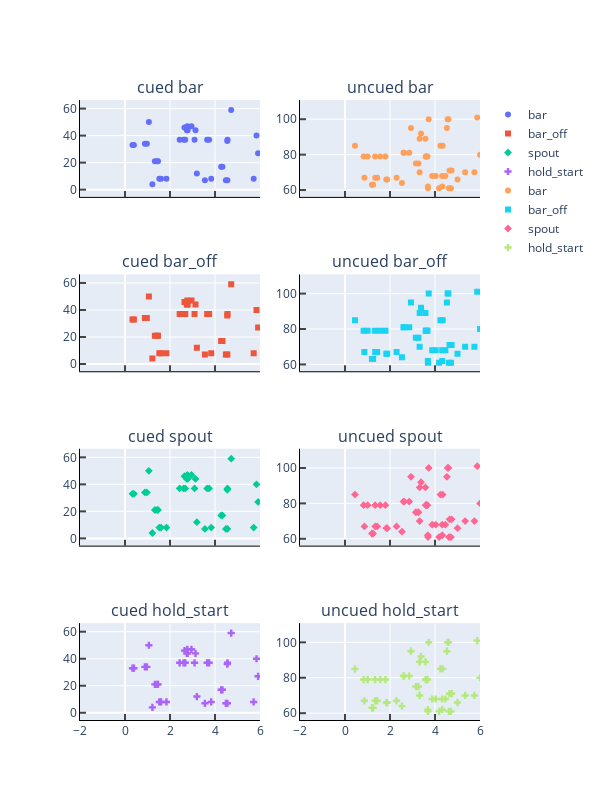

Notebook cell for this chart:
### Code cell
session.plot_trials()

### Figure 1 — Plotly figure (JSON) as saved in the notebook; plotly's stock layout.template omitted (floating-point values rounded to 4 significant figures; data arrays with more than 128 entries replaced by an {"elided": "..."} marker saying what was removed)
{"data": [{"marker": {"symbol": "circle"}, "mode": "markers", "name": "bar", "type": "scatter", "x": {"elided": "184 float values"}, "xaxis": "x", "y": {"elided": "184 int values"}, "yaxis": "y"}, {"marker": {"symbol": "square"}, "mode": "markers", "name": "bar_off", "type": "scatter", "x": {"elided": "184 float values"}, "xaxis": "x3", "y": {"elided": "184 int values"}, "yaxis": "y3"}, {"marker": {"symbol": "diamond"}, "mode": "markers", "name": "spout", "type": "scatter", "x": {"elided": "184 float values"}, "xaxis": "x5", "y": {"elided": "184 int values"}, "yaxis": "y5"}, {"marker": {"symbol": "cross"}, "mode": "markers", "name": "hold_start", "type": "scatter", "x": {"elided": "184 float values"}, "xaxis": "x7", "y": {"elided": "184 int values"}, "yaxis": "y7"}, {"marker": {"symbol": "circle"}, "mode": "markers", "name": "bar", "type": "scatter", "x": {"elided": "488 float values"}, "xaxis": "x2", "y": {"elided": "488 int values"}, "yaxis": "y2"}, {"marker": {"symbol": "square"}, "mode": "markers", "name": "bar_off", "type": "scatter", "x": {"elided": "488 float values"}, "xaxis": "x4", "y": {"elided": "488 int values"}, "yaxis": "y4"}, {"marker": {"symbol": "diamond"}, "mode": "markers", "name": "spout", "type": "scatter", "x": {"elided": "488 float values"}, "xaxis": "x6", "y": {"elided": "488 int values"}, "yaxis": "y6"}, {"marker": {"symbol": "cross"}, "mode": "markers", "name": "hold_start", "type": "scatter", "x": {"elided": "488 float values"}, "xaxis": "x8", "y": {"elided": "488 int values"}, "yaxis": "y8"}], "layout": {"annotations": [{"font": {"size": 16}, "showarrow": false, "text": "cued bar", "x": 0.225, "xanchor": "center", "xref": "paper", "y": 1, "yanchor": "bottom", "yref": "paper"}, {"font": {"size": 16}, "showarrow": false, "text": "uncued bar", "x": 0.775, "xanchor": "center", "xref": "paper", "y": 1, "yanchor": "bottom", "yref": "paper"}, {"font": {"size": 16}, "showarrow": false, "text": "cued bar_off", "x": 0.225, "xanchor": "center", "xref": "paper", "y": 0.7188, "yanchor": "bottom", "yref": "paper"}, {"font": {"size": 16}, "showarrow": false, "text": "uncued bar_off", "x": 0.775, "xanchor": "center", "xref": "paper", "y": 0.7188, "yanchor": "bottom", "yref": "paper"}, {"font": {"size": 16}, "showarrow": false, "text": "cued spout", "x": 0.225, "xanchor": "center", "xref": "paper", "y": 0.4375, "yanchor": "bottom", "yref": "paper"}, {"font": {"size": 16}, "showarrow": false, "text": "uncued spout", "x": 0.775, "xanchor": "center", "xref": "paper", "y": 0.4375, "yanchor": "bottom", "yref": "paper"}, {"font": {"size": 16}, "showarrow": false, "text": "cued hold_start", "x": 0.225, "xanchor": "center", "xref": "paper", "y": 0.1562, "yanchor": "bottom", "yref": "paper"}, {"font": {"size": 16}, "showarrow": false, "text": "uncued hold_start", "x": 0.775, "xanchor": "center", "xref": "paper", "y": 0.1562, "yanchor": "bottom", "yref": "paper"}], "height": 800, "width": 600, "xaxis": {"anchor": "y", "domain": [0, 0.45], "linecolor": "black", "matches": "x7", "range": [-2, 6], "showline": true, "showticklabels": false, "tickfont": {"size": 12}, "ticklen": 6, "ticks": "inside", "tickwidth": 2}, "xaxis2": {"anchor": "y2", "domain": [0.55, 1], "linecolor": "black", "matches": "x8", "range": [-2, 6], "showline": true, "showticklabels": false, "tickfont": {"size": 12}, "ticklen": 6, "ticks": "inside", "tickwidth": 2}, "xaxis3": {"anchor": "y3", "domain": [0, 0.45], "linecolor": "black", "matches": "x7", "range": [-2, 6], "showline": true, "showticklabels": false, "tickfont": {"size": 12}, "ticklen": 6, "ticks": "inside", "tickwidth": 2}, "xaxis4": {"anchor": "y4", "domain": [0.55, 1], "linecolor": "black", "matches": "x8", "range": [-2, 6], "showline": true, "showticklabels": false, "tickfont": {"size": 12}, "ticklen": 6, "ticks": "inside", "tickwidth": 2}, "xaxis5": {"anchor": "y5", "domain": [0, 0.45], "linecolor": "black", "matches": "x7", "range": [-2, 6], "showline": true, "showticklabels": false, "tickfont": {"size": 12}, "ticklen": 6, "ticks": "inside", "tickwidth": 2}, "xaxis6": {"anchor": "y6", "domain": [0.55, 1], "linecolor": "black", "matches": "x8", "range": [-2, 6], "showline": true, "showticklabels": false, "tickfont": {"size": 12}, "ticklen": 6, "ticks": "inside", "tickwidth": 2}, "xaxis7": {"anchor": "y7", "domain": [0, 0.45], "linecolor": "black", "range": [-2, 6], "showline": true, "tickfont": {"size": 12}, "ticklen": 6, "ticks": "inside", "tickwidth": 2}, "xaxis8": {"anchor": "y8", "domain": [0.55, 1], "linecolor": "black", "range": [-2, 6], "showline": true, "tickfont": {"size": 12}, "ticklen": 6, "ticks": "inside", "tickwidth": 2}, "yaxis": {"anchor": "x", "domain": [0.8438, 1], "linecolor": "black", "showline": true, "tickfont": {"size": 12}, "ticklen": 6, "ticks": "inside", "tickwidth": 2}, "yaxis2": {"anchor": "x2", "domain": [0.8438, 1], "linecolor": "black", "showline": true, "tickfont": {"size": 12}, "ticklen": 6, "ticks": "inside", "tickwidth": 2}, "yaxis3": {"anchor": "x3", "domain": [0.5625, 0.7188], "linecolor": "black", "showline": true, "tickfont": {"size": 12}, "ticklen": 6, "ticks": "inside", "tickwidth": 2}, "yaxis4": {"anchor": "x4", "domain": [0.5625, 0.7188], "linecolor": "black", "showline": true, "tickfont": {"size": 12}, "ticklen": 6, "ticks": "inside", "tickwidth": 2}, "yaxis5": {"anchor": "x5", "domain": [0.2812, 0.4375], "linecolor": "black", "showline": true, "tickfont": {"size": 12}, "ticklen": 6, "ticks": "inside", "tickwidth": 2}, "yaxis6": {"anchor": "x6", "domain": [0.2812, 0.4375], "linecolor": "black", "showline": true, "tickfont": {"size": 12}, "ticklen": 6, "ticks": "inside", "tickwidth": 2}, "yaxis7": {"anchor": "x7", "domain": [0, 0.1562], "linecolor": "black", "showline": true, "tickfont": {"size": 12}, "ticklen": 6, "ticks": "inside", "tickwidth": 2}, "yaxis8": {"anchor": "x8", "domain": [0, 0.1562], "linecolor": "black", "showline": true, "tickfont": {"size": 12}, "ticklen": 6, "ticks": "inside", "tickwidth": 2}}}
